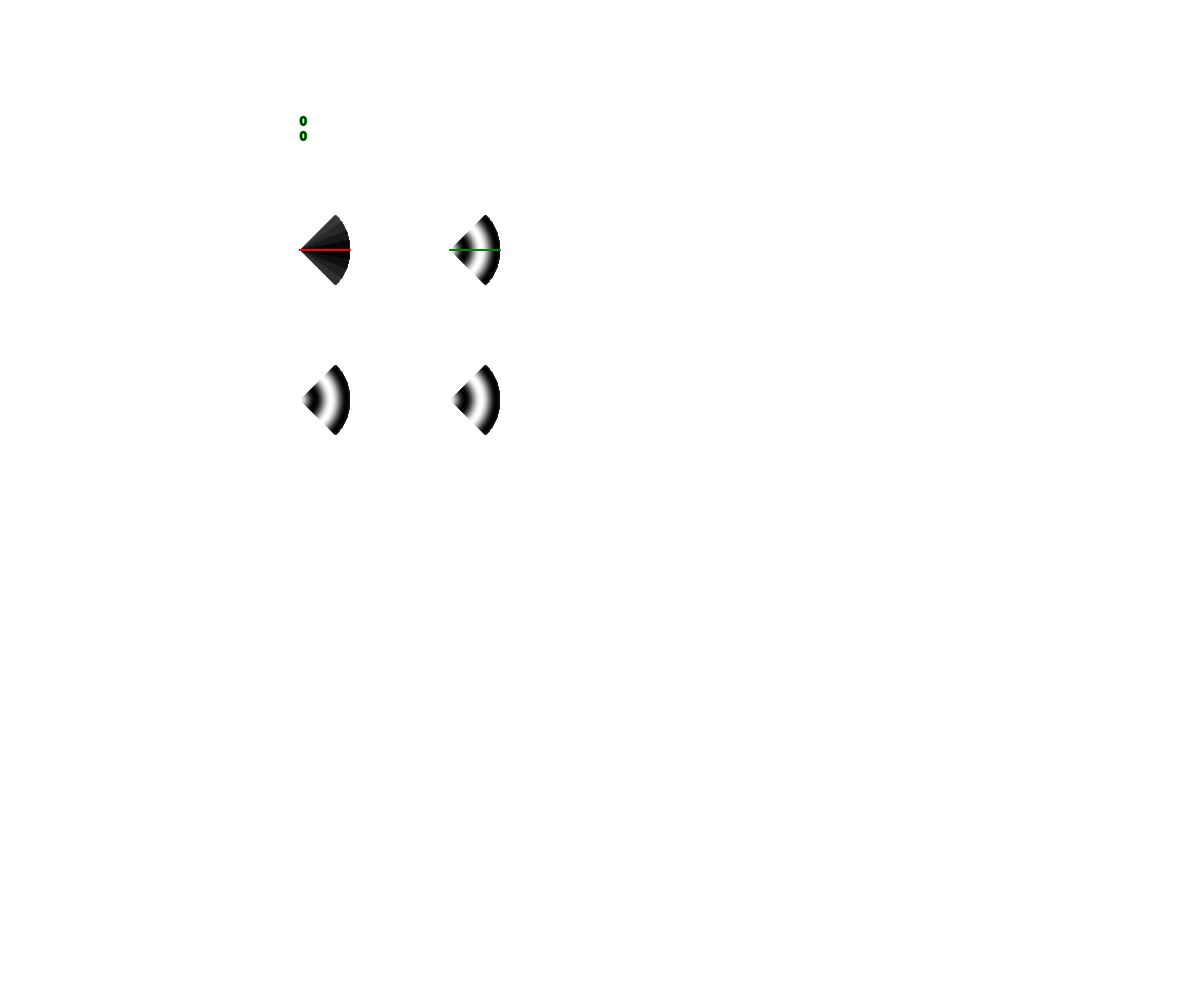
Frame 1 (no input)
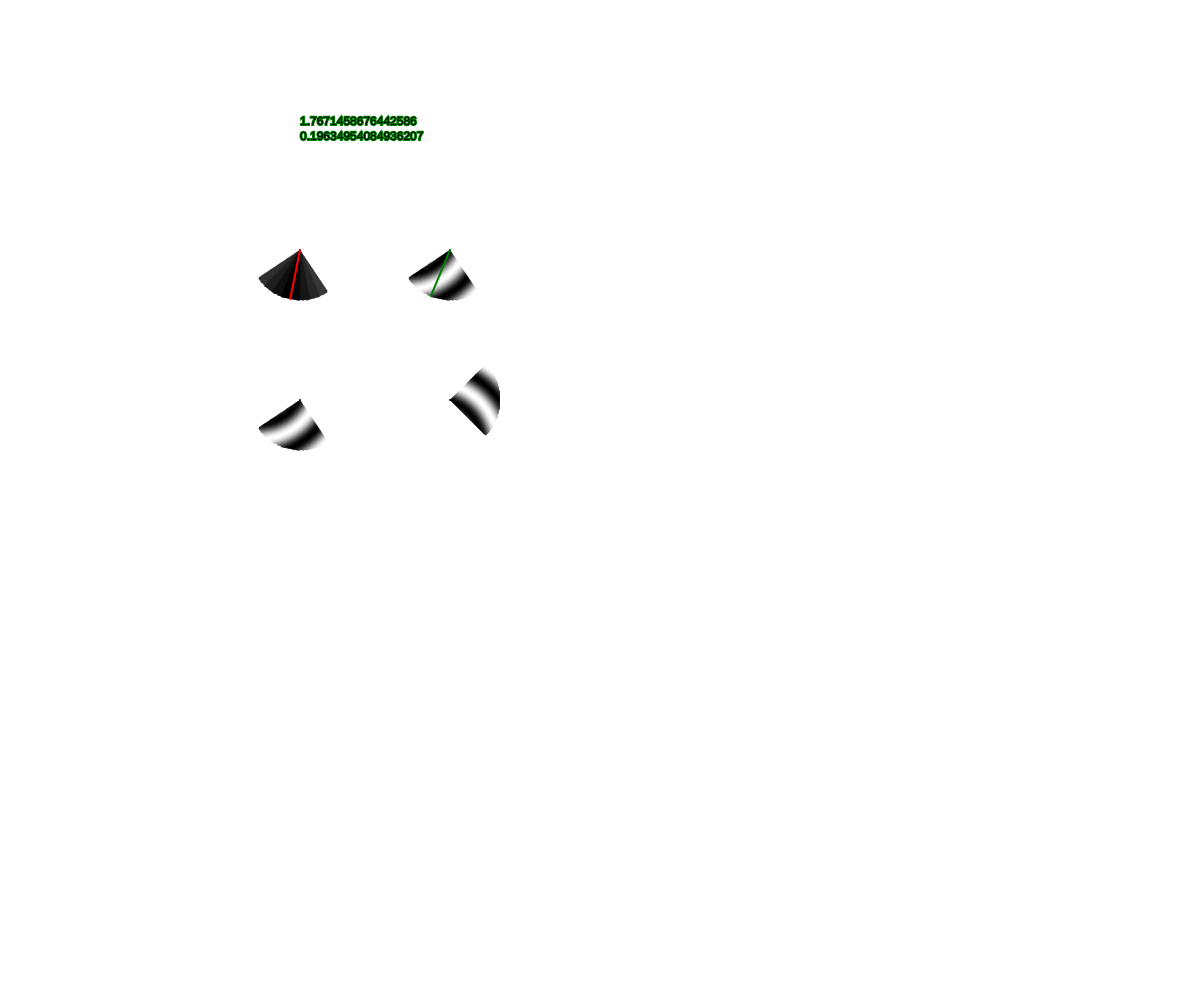
Frame 60 (no input)
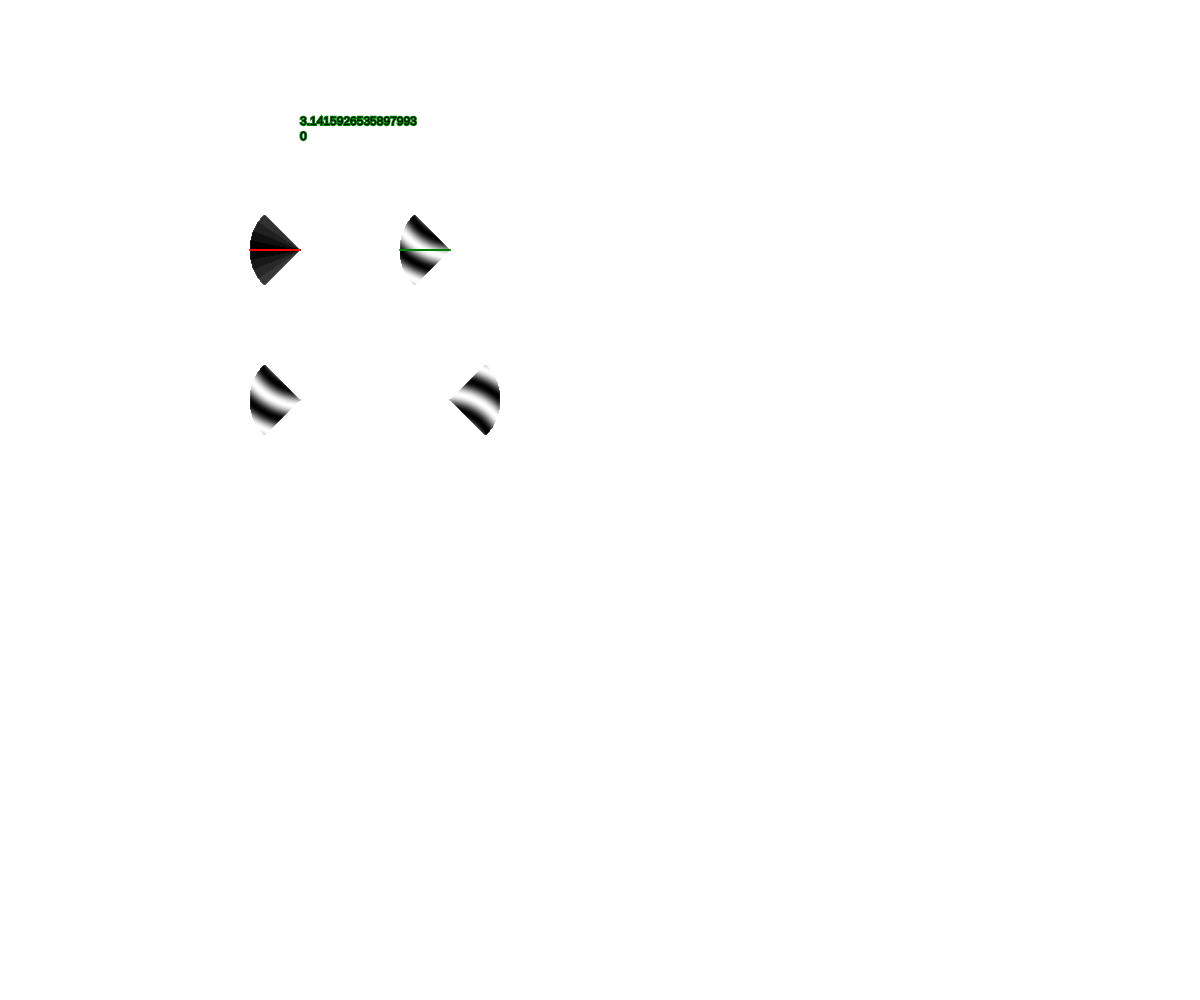
Frame 120 (the mouse pressed at the canvas centre since frame 60)

The p5.js sketch that drew these frames (run headless with seeded random() and noise() and a simulated clock; from frame 60 on, the mouse is pressed at the canvas centre):

// p5.js sketch
// ── sketch.js
var direction = 0
var distance = 50
var speed = 1

var x
var y

var look_filter

var slice_width
var slice_count
var perception_angle

const sigmoid = (x) => {
  return Math.exp(x) / (Math.exp(x) + 1)
};

function environment(x,y) {
  //return noise(x/100,y/100)
  return (cos(sqrt(x * x + y * y) / 5) + 1) / 2
}

function sliceIdxToDirection(idx) {
  let absdirection = floor(idx / 2) * slice_width
  if ((idx % 2) == 1) {
    return -absdirection
  } else {
    return absdirection
  }
}

function setup() {
  createCanvas(windowWidth, windowHeight);

  x = 0
  y = 0

  slice_width = PI / 16
  slice_count = (PI * 2) / slice_width
  perception_angle = PI / 4

  look_filter = []

  let debug_output = []
  for (let lx = -distance; lx <= distance; lx++) {
    let cur_debug_str = ''
    for (let ly = -distance; ly <= distance; ly++) {
      let r = sqrt(lx * lx + ly * ly)
      if (r < distance) {
        let t = atan2(ly, lx)
        let delta = abs(t)
        let slice = 0
        if (delta < perception_angle) {
          slice = floor(delta / slice_width) * 2
          if (t < 0) {
            slice += 1
          }

          let angle_weight = 1 //pow(1 - (delta / PI), 1.01)
          let radius_weight = 1 //pow(1 - r / distance, 1.1)
          look_filter.push(
            {
              'slice': slice,
              'x': lx,
              'y': ly,
              't': t,
              'r': r,
              'angle_weight': angle_weight,
              'radius_weight': radius_weight
            }
          )
          cur_debug_str += ' ' + t.toFixed(2) + ',' + slice
        } else {
          cur_debug_str += ' ' + t.toFixed(2) + ',-'
        }

      } else {
        cur_debug_str += ' ----,-'
      }
    }
    debug_output.push(cur_debug_str)
  }
  //console.log(debug_output)
}

function draw() {
  background(255);
  strokeWeight(2)

  let slice_values = []
  for (let i = 0; i < slice_count; i++) {
    slice_values[i] = [0, i]
  }

  look_filter.forEach(el => {
    let c = (el.slice / slice_count) * 255
    stroke(c)

    let newx = el.x * cos(direction) - el.y * sin(direction)
    let newy = el.x * sin(direction) + el.y * cos(direction)

    let cx = window.width / 4 + newx
    let cy = window.height / 4 + newy

    let environmentx = x + newx
    let environmenty = y + newy
    let env_value = environment(environmentx, environmenty)

    point(cx, cy)

    let weighted_value = el.angle_weight * el.radius_weight * env_value * 255
    stroke(weighted_value)
    point(cx + distance * 3, cy)

    slice_values[el.slice][0] += weighted_value

    stroke(env_value * 255)
    point(cx, cy + distance * 3)

    stroke(weighted_value)
    point(el.x + window.width / 4 + distance * 3, el.y + window.height / 4 + distance * 3)
  })

  stroke('red')
  let direction_line_x = windowWidth / 4 + cos(direction) * distance
  let direction_line_y = windowHeight / 4 + sin(direction) * distance
  line(windowWidth / 4, windowHeight / 4,
       direction_line_x, direction_line_y)

  x += cos(direction) * speed
  y += sin(direction) * speed

  let max_slice_value = 0
  let slice_direction = 0
  let max_slice_direction = 0
  slice_values.sort((a, b) => (a[0] - b[0]))

  max_slice_direction = sliceIdxToDirection(slice_values[slice_values.length - 1][1])
  if (abs(max_slice_direction) > 0) {
    //debugger
  }
  stroke('green')
  let bright_line_x = windowWidth / 4 + cos(direction + max_slice_direction) * distance + distance * 3
  let bright_line_y = windowHeight / 4 + sin(direction + max_slice_direction) * distance
  line(windowWidth / 4 + distance * 3, windowHeight / 4,
       bright_line_x, bright_line_y)

  let s = direction + "\n" + max_slice_direction + "\n"

  direction += max_slice_direction / 5
  direction = direction % (PI * 2)

  text(s, width / 4, height / 8)

  //noLoop()
}
